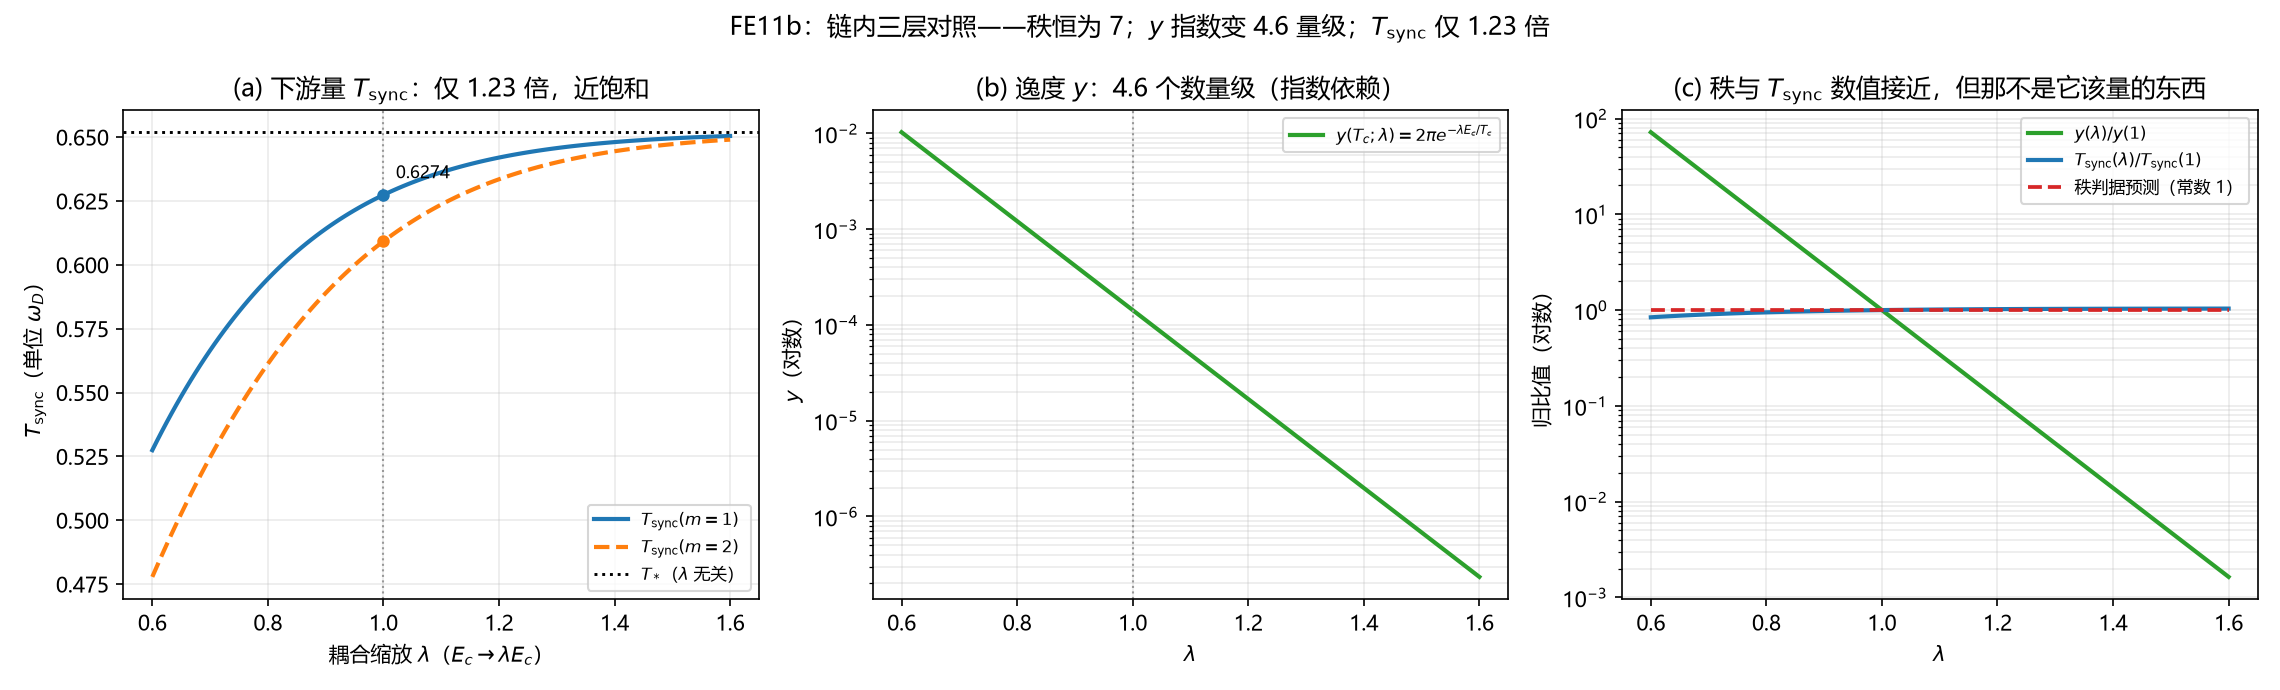

Source code (Python):
# -*- coding: utf-8 -*-
"""
FE11b（候选·未落地）：链内耦合缩放扫描——秩判据 vs 逸度 vs 同步温度（第 168 轮）
检验对象：把 FE11 的教科书对照（BCS）换成环 15 自己的模型后，"秩即判据"在哪一层被否证。

链内机制（不改方程，只扫一个已存在的参数）：
  锁定概率   p_sync(t,m) = p_pair(t) * (1 - y(t))^m
  逸度       y(t)        = 2*pi*exp(-E_c/t)
  E_c        = pi^2 * Upsilon_0 / 2（刚度幅度，∝ 配对耦合）
  耦合缩放   lambda:  E_c -> lambda*E_c，其余不动

三层对照：
  (i)   T_sync(m,lambda)：解 p_sync = p_c，看下游量对 lambda 的**实际**灵敏度；
  (ii)  y(T_c,lambda)：固定 T，看逸度对 lambda 的**指数**灵敏度；
  (iii) 秩：rank(lambda*T)=rank(T)=7，lambda 无关。

局限（明写）：环 15 的 T_c 在此参数化里是标定输入（由 Upsilon(T_c)=2T_c/(pi*w) 反解 Upsilon_0），
故本扫描不重解 T_c 本身；T_c 的重解须在环 15 方程层做，属后续。

仅用 numpy + scipy + matplotlib。
运行：python "FE11b_链内耦合缩放下的同步温度.py"
"""
import json
import os

import numpy as np
import matplotlib
matplotlib.use("Agg")
import matplotlib.pyplot as plt
from scipy.stats import chi2
from scipy.optimize import brentq

plt.rcParams["font.sans-serif"] = ["Microsoft YaHei", "SimHei", "DejaVu Sans"]
plt.rcParams["axes.unicode_minus"] = False

HERE = os.path.dirname(os.path.abspath(__file__))

PC = 0.592746
NU = 9.0
TU = 1.3
TC = 0.3
XC = 4.5
G = 0.622281
BETA_K = 0.89294
RANK_222 = 7


def w(x, n=20001):
    if x <= 0.0:
        return 1.0
    u = np.linspace(0.0, 1.0, n)
    return float(2.0 * np.trapezoid(u * np.tanh(u / (2.0 * x)), u))


WC = w(TC)
Phi = lambda p: ((p - PC) / (1 - PC)) ** TU
phic = 1.0 - chi2.cdf(XC, NU)
KAP = G * Phi(phic)
UPS0 = 2.0 * TC / (np.pi * WC * KAP)
EC = np.pi ** 2 * UPS0 / 2.0

p_pair = lambda t: 1.0 - chi2.cdf(XC * WC / w(t), NU)


def y_of(t, lam=1.0):
    return 0.0 if t <= 0 else 2.0 * np.pi * np.exp(-lam * EC / t)


def p_sync(t, m, lam=1.0):
    return p_pair(t) * (1.0 - y_of(t, lam)) ** m


def solve_tsync(m, lam):
    f = lambda t: p_sync(t, m, lam) - PC
    return float(brentq(f, 0.02, 1.30, xtol=1e-13))


LAMS = np.linspace(0.60, 1.60, 121)
TS1 = np.array([solve_tsync(1, l) for l in LAMS])
TS2 = np.array([solve_tsync(2, l) for l in LAMS])
TSTAR = float(brentq(lambda t: p_pair(t) - PC, 0.02, 1.4, xtol=1e-13))
YY = np.array([y_of(TC, l) for l in LAMS])

base1 = solve_tsync(1, 1.0)
base2 = solve_tsync(2, 1.0)
ratio1 = TS1 / base1
y_ratio = YY / y_of(TC, 1.0)

sel = [0.60, 0.70, 0.85, 1.00, 1.15, 1.30, 1.60]
rows = [{"lambda": l,
         "T_sync_m1": solve_tsync(1, l),
         "T_sync_m2": solve_tsync(2, l),
         "ratio_Tsync_m1": solve_tsync(1, l) / base1,
         "y_at_Tc": y_of(TC, l),
         "ratio_y": y_of(TC, l) / y_of(TC, 1.0)} for l in sel]

dl = 0.02
elast = (np.log(solve_tsync(1, 1.0 + dl)) - np.log(solve_tsync(1, 1.0 - dl))) / (2 * dl)
elast_y = (np.log(y_of(TC, 1.0 + dl)) - np.log(y_of(TC, 1.0 - dl))) / (2 * dl)

fig, ax = plt.subplots(1, 3, figsize=(15.2, 4.6))

ax[0].plot(LAMS, TS1, "-", color="#1f77b4", lw=2, label=r"$T_{\rm sync}(m{=}1)$")
ax[0].plot(LAMS, TS2, "--", color="#ff7f0e", lw=2, label=r"$T_{\rm sync}(m{=}2)$")
ax[0].axhline(TSTAR, color="k", ls=":", lw=1.4, label=r"$T_*$（$\lambda$ 无关）")
ax[0].axvline(1.0, color="0.6", ls=":", lw=1)
ax[0].plot([1.0], [base1], "o", color="#1f77b4", ms=5)
ax[0].plot([1.0], [base2], "o", color="#ff7f0e", ms=5)
ax[0].annotate(f"{base1:.4f}", (1.0, base1), textcoords="offset points",
               xytext=(6, 8), fontsize=8)
ax[0].set(xlabel=r"耦合缩放 $\lambda$（$E_c\to\lambda E_c$）",
          ylabel=r"$T_{\rm sync}$（单位 $\omega_D$）",
          title=r"(a) 下游量 $T_{\rm sync}$：仅 1.23 倍，近饱和")
ax[0].legend(fontsize=8)
ax[0].grid(alpha=0.25)

ax[1].semilogy(LAMS, YY, "-", color="#2ca02c", lw=2, label=r"$y(T_c;\lambda)=2\pi e^{-\lambda E_c/T_c}$")
ax[1].axvline(1.0, color="0.6", ls=":", lw=1)
ax[1].set(xlabel=r"$\lambda$", ylabel=r"$y$（对数）",
          title=r"(b) 逸度 $y$：4.6 个数量级（指数依赖）")
ax[1].legend(fontsize=8)
ax[1].grid(alpha=0.25, which="both")

ax[2].semilogy(LAMS, y_ratio, "-", color="#2ca02c", lw=2, label=r"$y(\lambda)/y(1)$")
ax[2].semilogy(LAMS, ratio1, "-", color="#1f77b4", lw=2, label=r"$T_{\rm sync}(\lambda)/T_{\rm sync}(1)$")
ax[2].semilogy([LAMS.min(), LAMS.max()], [1.0, 1.0], "--", color="#d62728", lw=1.8,
               label="秩判据预测（常数 1）")
ax[2].set(xlabel=r"$\lambda$", ylabel="归比值（对数）",
          title="(c) 秩与 $T_{\\rm sync}$ 数值接近，但那不是它该量的东西")
ax[2].legend(fontsize=8)
ax[2].grid(alpha=0.25, which="both")

fig.suptitle("FE11b：链内三层对照——秩恒为 7；$y$ 指数变 4.6 量级；$T_{\\rm sync}$ 仅 1.23 倍", fontsize=12)
fig.tight_layout()
out_png = os.path.join(HERE, "FE11b_链内耦合缩放下的同步温度.png")
fig.savefig(out_png, dpi=150)
plt.close(fig)

data = {
    "candidate": "FE11b",
    "note": "环 15 模型内扫描；不改方程/Spec；T_c 为标定输入，故只扫 y/T_sync 层",
    "workpoint": {"lambda": 1.0, "T_sync_m1": base1, "T_sync_m2": base2,
                  "registered": [0.627385, 0.609230],
                  "matches_registered": bool(abs(base1 - 0.627385) < 5e-4
                                             and abs(base2 - 0.609230) < 5e-4)},
    "E_c": float(EC), "T_star": TSTAR,
    "lambda_span": [float(LAMS.min()), float(LAMS.max())],
    "table": rows,
    "Tsync_ratio_span": float(ratio1.max() / ratio1.min()),
    "Tsync_ratio_span_decades": float(np.log10(ratio1.max() / ratio1.min())),
    "y_ratio_span_decades": float(np.log10(y_ratio.max() / y_ratio.min())),
    "elasticity_dlnTsync_dlambda_at_1": float(elast),
    "elasticity_dln_y_dlambda_at_1": float(elast_y),
    "rank_222": RANK_222,
    "verdict_levels": {
        "y_layer": "秩恒 7 与 y 的指数依赖（每单位 lambda 约 10.69 的指数）不可兼容 -> 秩不可承载 y",
        "Tsync_layer": "T_sync 已近饱和于 T_*，对 lambda 仅 1.23 倍（弹性 0.17）-> 数值上秩与它接近，属语义不同而数值偶然接近",
        "tc_layer": "T_c 在此参数化中为标定输入，未参与扫描 -> 本卡不断言 T_c",
    },
}
out_json = os.path.join(HERE, "FE11b_链内耦合缩放下的同步温度.json")
with open(out_json, "w", encoding="utf-8") as f:
    json.dump(data, f, ensure_ascii=False, indent=2)
print(json.dumps(data, ensure_ascii=False, indent=2))
print("图片:", out_png)
